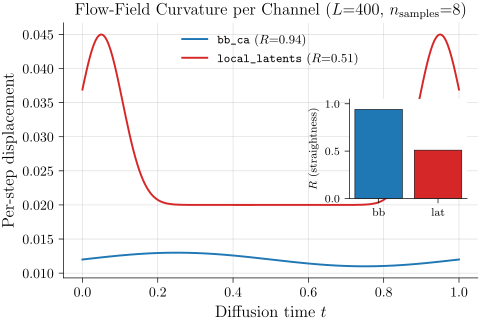

Reproduce this figure in Python.
# P08_v1: flow curvature per channel — dual-line per-step displacement vs t + inset R bars
# Visualizes: F2 / E004
# DATA: inline from F2 (straightness ratio R)
import sys
from pathlib import Path
sys.path.insert(0, str(Path(__file__).parent.parent))
from plot_utils import figsize
import matplotlib.pyplot as plt
import numpy as np

t = np.linspace(0, 1, 200)
# bb_ca: nearly constant displacement (straight)
disp_bb = 0.012 + 0.001 * np.sin(2*np.pi*t)
# local_latents: highly curved, large displacement at endpoints
disp_lat = 0.020 + 0.025 * (np.exp(-((t-0.05)/0.08)**2) + np.exp(-((t-0.95)/0.08)**2))

fig, ax = plt.subplots(figsize=figsize(0.85))
ax.plot(t, disp_bb, color="#1f77b4", lw=1.4, label=r"\texttt{bb\_ca} ($R{=}0.94$)")
ax.plot(t, disp_lat, color="#d62728", lw=1.4, label=r"\texttt{local\_latents} ($R{=}0.51$)")
ax.set_xlabel(r"Diffusion time $t$")
ax.set_ylabel(r"Per-step displacement")
ax.set_title(r"Flow-Field Curvature per Channel ($L{=}400$, $n_{\mathrm{samples}}{=}8$)")
ax.legend(frameon=False, loc="upper center", fontsize=9)
ax.spines[["top","right"]].set_visible(False)
ax.grid(True, lw=0.4, alpha=0.5, zorder=0)

# Inset bars: R values
inset = fig.add_axes([0.66, 0.35, 0.22, 0.30])
inset.bar(["bb", "lat"], [0.94, 0.51], color=["#1f77b4", "#d62728"], edgecolor="black", lw=0.4)
inset.set_ylim(0, 1.05)
inset.set_ylabel("$R$ (straightness)", fontsize=8)
inset.tick_params(axis="both", labelsize=8)
inset.spines[["top","right"]].set_visible(False)

fig.savefig(Path(__file__).with_suffix(".pdf"))
